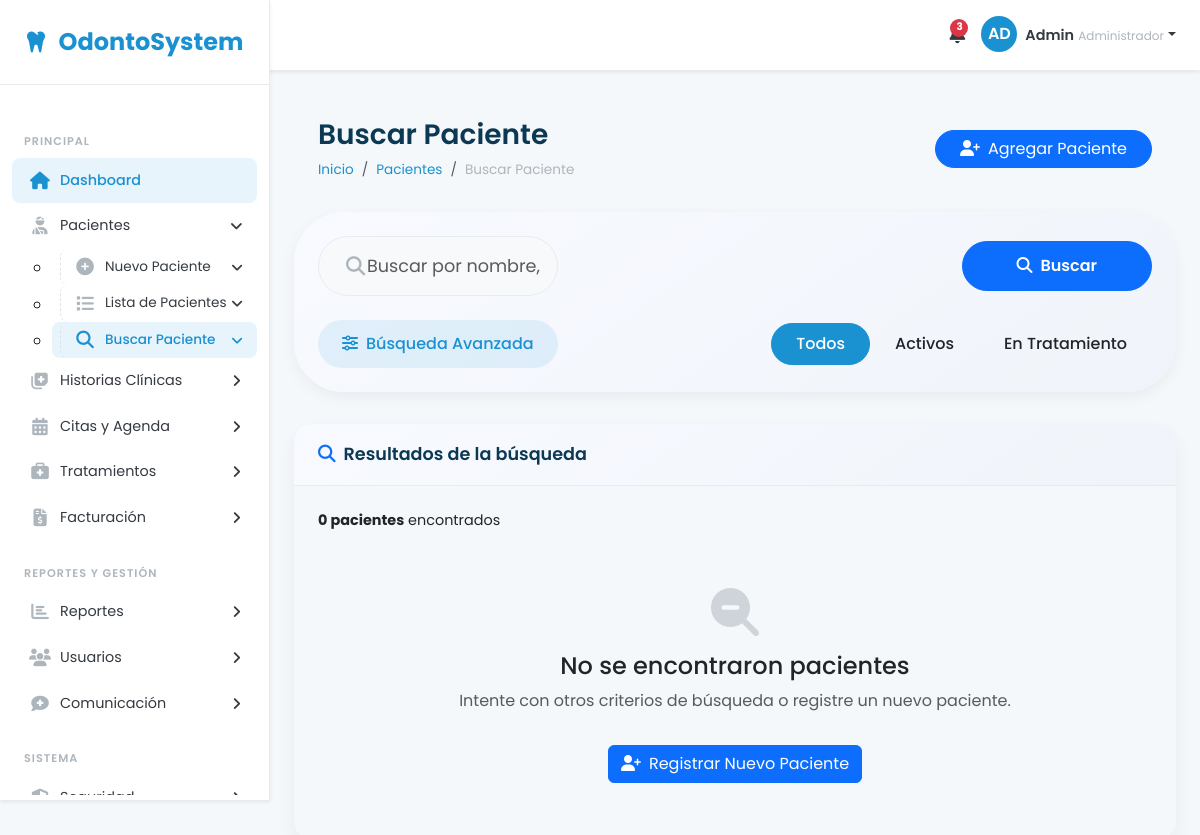
Page /pacientes/buscar/ (signed in) on the earlier database version.
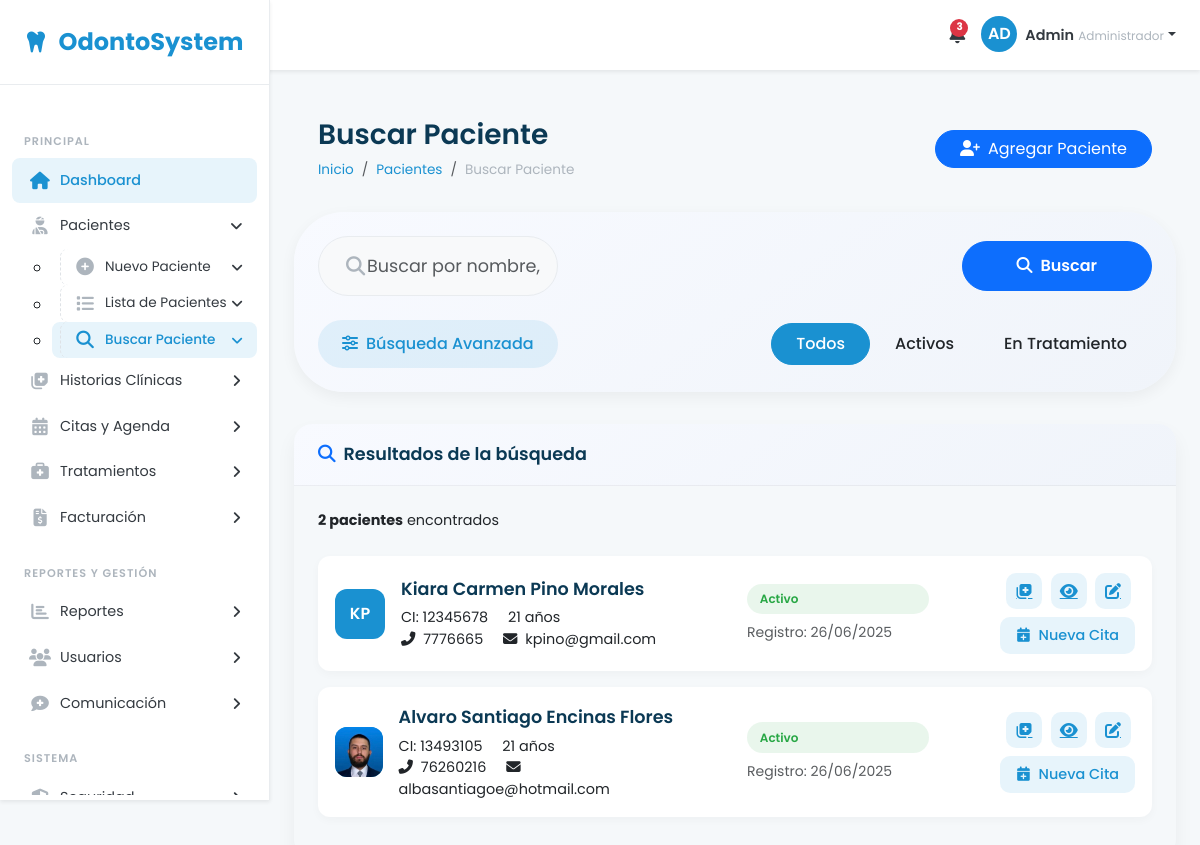
Same page on the later database version.
### apps/pacientes/models.py (models this page shows, shortened)
class Paciente(models.Model):
    GENERO_CHOICES = [
        ('masculino', 'Masculino'),
        ('femenino', 'Femenino'),
        ('otro', 'Otro'),
    ]
    ESTADO_CHOICES = [
        ('activo', 'Activo'),
        ('inactivo', 'Inactivo'),
        ('tratamiento', 'En Tratamiento'),
        ('moroso', 'Moroso'),
    ]
    PARENTESCO_CHOICES = [
        ('padre', 'Padre'),
        ('madre', 'Madre'),
        ('hermano', 'Hermano/a'),
        ('hijo', 'Hijo/a'),
        ('pareja', 'Cónyuge/Pareja'),
        ('amigo', 'Amigo/a'),
        ('otro', 'Otro'),
    ]
    GRUPO_SANGUINEO_CHOICES = [
        ('A+', 'A+'),
        ('A-', 'A-'),
        ('B+', 'B+'),
        ('B-', 'B-'),
        ('AB+', 'AB+'),
        ('AB-', 'AB-'),
        ('O+', 'O+'),
        ('O-', 'O-'),
        ('desconocido', 'Desconocido'),
    ]
    COMO_LOCALIZO_CHOICES = [
        ('referencia', 'Me envió alguien'),
        ('redes_sociales', 'Redes Sociales'),
        ('publicidad', 'Publicidad/Anuncios'),
        ('internet', 'Búsqueda en Internet'),
        ('pasaba_por_aqui', 'Pasaba por aquí'),
        ('recomendacion', 'Recomendación profesional'),
        ('otro', 'Otro'),
    ]
    nombres = models.CharField(max_length=100)
    apellidos = models.CharField(max_length=100)
    ci = models.CharField(max_length=20, unique=True, verbose_name="Cédula de Identidad")
    fecha_nacimiento = models.DateField()
    genero = models.CharField(max_length=20, choices=GENERO_CHOICES)
    foto = models.ImageField(upload_to=patient_photo_path, blank=True, null=True)
    telefono = models.CharField(max_length=20)
    email = models.EmailField(blank=True, null=True)
    direccion = models.TextField()
    ciudad = models.CharField(max_length=100)
    departamento = models.CharField(max_length=100)
    pais = models.CharField(max_length=100, default='Bolivia')
    emergencia_nombre = models.CharField(max_length=200)
    emergencia_telefono = models.CharField(max_length=20)
    emergencia_parentesco = models.CharField(max_length=20, choices=PARENTESCO_CHOICES)
    grupo_sanguineo = models.CharField(max_length=20, choices=GRUPO_SANGUINEO_CHOICES, blank=True, null=True)
    medicamentos = models.TextField(blank=True, null=True)
    alergias = models.TextField(blank=True, null=True)
    enfermedades_cronicas = models.TextField(blank=True, null=True)
    tiene_seguro = models.BooleanField(default=False)
    seguro_compania = models.CharField(max_length=100, blank=True, null=True)
    seguro_poliza = models.CharField(max_length=100, blank=True, null=True)
    seguro_cobertura = models.TextField(blank=True, null=True)
    observaciones = models.TextField(blank=True, null=True)
    ocupacion = models.CharField(max_length=100, blank=True, null=True, verbose_name="Ocupación")
    vacuna_covid = models.BooleanField(default=False, verbose_name="Vacuna contra COVID-19")
    como_localizo = models.CharField(
        max_length=50,
        choices=COMO_LOCALIZO_CHOICES,
        blank=True,
        null=True,
        verbose_name="¿Cómo nos localizó?"
    )
    como_localizo_detalle = models.CharField(
        max_length=200,
        blank=True,
        null=True,
        verbose_name="Detalles adicionales"
    )
    estado = models.CharField(max_length=20, choices=ESTADO_CHOICES, default='activo')
    fecha_registro = models.DateField(default=timezone.now)
    ultima_visita = models.DateField(blank=True, null=True)
    consentimiento_datos = models.BooleanField(default=False)
    creado_en = models.DateTimeField(auto_now_add=True)
    actualizado_en = models.DateTimeField(auto_now=True)
    class Meta:
        verbose_name = "Paciente"
        verbose_name_plural = "Pacientes"
        ordering = ['-fecha_registro']
    def get_edad(self):
        today = timezone.now().date()
        return today.year - self.fecha_nacimiento.year - (
            (today.month, today.day) < (self.fecha_nacimiento.month, self.fecha_nacimiento.day)
        )
    def get_nombre_completo(self):
        return f"{self.nombres} {self.apellidos}"
    def get_iniciales(self):
        try:
            iniciales = self.nombres[0] + self.apellidos[0]
            return iniciales.upper()
        except IndexError:
            return "P"

### apps/pacientes/views.py (the view, shortened to what this page needs)
# urls.py: path('buscar/', views.buscar_paciente, name='buscar_paciente'),
@login_required
def buscar_paciente(request):
    query = request.GET.get('q', '')
    estado = request.GET.get('status', '')
    genero = request.GET.get('gender', '')
    fecha = request.GET.get('date', '')
    ciudad = request.GET.get('city', '')
    seguro = request.GET.get('insurance', '')
    edad_min = request.GET.get('age_min', '')
    edad_max = request.GET.get('age_max', '')
    pacientes = Paciente.objects.all()
    if estado:
        pacientes = pacientes.filter(estado=estado)
    if genero:
        pacientes = pacientes.filter(genero=genero)
    if ciudad:
        pacientes = pacientes.filter(ciudad__icontains=ciudad)
    if seguro == 'yes':
        pacientes = pacientes.filter(tiene_seguro=True)
    elif seguro == 'no':
        pacientes = pacientes.filter(tiene_seguro=False)
    today = timezone.now().date()
    if fecha == 'today':
        pacientes = pacientes.filter(fecha_registro=today)
    elif fecha == 'week':
        start_week = today - timezone.timedelta(days=today.weekday())
        pacientes = pacientes.filter(fecha_registro__gte=start_week)
    elif fecha == 'month':
        start_month = today.replace(day=1)
        pacientes = pacientes.filter(fecha_registro__gte=start_month)
    elif fecha == 'year':
        start_year = today.replace(month=1, day=1)
        pacientes = pacientes.filter(fecha_registro__gte=start_year)
    context = {
        'pacientes': pacientes,
        'query': query,
        'filtros': {
            'estado': estado,
            'genero': genero,
            'fecha': fecha,
            'ciudad': ciudad,
            'seguro': seguro,
            'edad_min': edad_min,
            'edad_max': edad_max
        }
    }
    return render(request, 'buscar_paciente.html', context)

### apps/pacientes/templates/buscar_paciente.html (shortened to what the changed rows need)
{% extends 'base.html' %}
{% block content %}
<div class="page-header d-flex justify-content-between align-items-center mb-4">
    <div>
        <h1 class="mb-2">Buscar Paciente</h1>
    </div>
</div>
<div class="search-card">
    <div class="search-card-body">
        <div class="tab-content">
            <div class="tab-pane fade show active" id="todos">
                <div class="result-count mb-4">
                    {% if pacientes %}
                        <strong>{{ pacientes|length }} paciente{% if pacientes|length != 1 %}s{% endif %}</strong> encontrado{% if pacientes|length != 1 %}s{% endif %}
                    {% else %}
                        <strong>0 pacientes</strong> encontrados
                    {% endif %}
                </div>
                <div class="results-list">
                    {% if pacientes %}
                        {% for paciente in pacientes %}
                        <div class="result-item">
                            <div class="row align-items-center">
                                <div class="col-md-6 mb-3 mb-md-0">
                                    <div class="d-flex align-items-center">
                                        <div class="avatar me-3">
                                            {% if paciente.foto %}
                                                <img src="{{ paciente.foto.url }}" alt="{{ paciente.get_nombre_completo }}">
                                            {% else %}
                                                {{ paciente.get_iniciales }}
                                            {% endif %}
                                        </div>
                                        <div>
                                            <div class="patient-name">{{ paciente.get_nombre_completo }}</div>
                                            <div class="patient-details">
                                                <span class="me-3">CI: {{ paciente.ci }}</span>
                                                <span>{{ paciente.get_edad }} años</span>
                                            </div>
                                            <div class="patient-contact">
                                                <i class="fas fa-phone-alt me-1"></i> {{ paciente.telefono }}
                                                {% if paciente.email %}
                                                    <span class="ms-3"><i class="fas fa-envelope me-1"></i> {{ paciente.email }}</span>
                                                {% endif %}
                                            </div>
                                        </div>
                                    </div>
                                </div>
                                <div class="col-md-3 mb-3 mb-md-0">
                                    <div class="d-flex flex-column">
                                        <span class="badge-status
                                            {% if paciente.estado == 'activo' %}badge-active
                                            {% elif paciente.estado == 'inactivo' %}badge-inactive
                                            {% elif paciente.estado == 'tratamiento' %}badge-treatment
                                            {% elif paciente.estado == 'moroso' %}badge-defaulter{% endif %} mb-2">
                                            {{ paciente.get_estado_display }}
                                        </span>
                                        <span class="small text-muted">Registro: {{ paciente.fecha_registro|date:"d/m/Y" }}</span>
                                    </div>
                                </div>
                                <div class="col-md-3 text-md-end">
                                    <a href="{% url 'pacientes:historia_clinica' paciente.id %}" class="action-button" title="Ver Historia Clínica">
                                        <i class="fas fa-notes-medical"></i>
                                    </a>
                                    <a href="{% url 'pacientes:detalle_paciente' paciente.id %}" class="action-button" title="Ver Detalles">
                                        <i class="fas fa-eye"></i>
                                    </a>
                                    <a href="{% url 'pacientes:editar_paciente' paciente.id %}" class="action-button" title="Editar">
                                        <i class="fas fa-edit"></i>
                                    </a>
                                    <button class="action-button-text mt-2">
                                        <i class="fas fa-calendar-plus"></i>Nueva Cita
                                    </button>
                                </div>
                            </div>
                        </div>
                        {% endfor %}
                    {% else %}
                        <div class="info-message">
                            <i class="fas fa-search-minus info-icon"></i>
                            <h4>No se encontraron pacientes</h4>
                            <p class="text-muted">Intente con otros criterios de búsqueda o registre un nuevo paciente.</p>
                            <a href="{% url 'pacientes:nuevo_paciente' %}" class="btn btn-primary mt-3">
                                <i class="fas fa-user-plus me-2"></i>Registrar Nuevo Paciente
                            </a>
                        </div>
                    {% endif %}
                </div>
            </div>
        </div>
    </div>
</div>
{% endblock %}

Differences in the rows shown:
added Paciente: get_iniciales "KP", get_nombre_completo "Kiara Carmen Pino Morales", ci "12345678", get_edad "21", telefono "7776665", email "kpino@gmail.com", estado "Activo", fecha_registro "26/06/2025"
added Paciente: foto (picture), get_nombre_completo "Alvaro Santiago Encinas Flores", ci "13493105", get_edad "21", telefono "76260216", email "albasantiagoe@hotmail.com", estado "Activo", fecha_registro "26/06/2025"
Other differences:
{{ pacientes|length }}: (not shown) → "2"
text no longer shown: "0 pacientes encontrados No se encontraron pacientes Intente con otros criterios de búsqueda o registre un nuevo paciente. Registrar Nuevo Paciente"
text now shown: "paciente s encontrado s"
